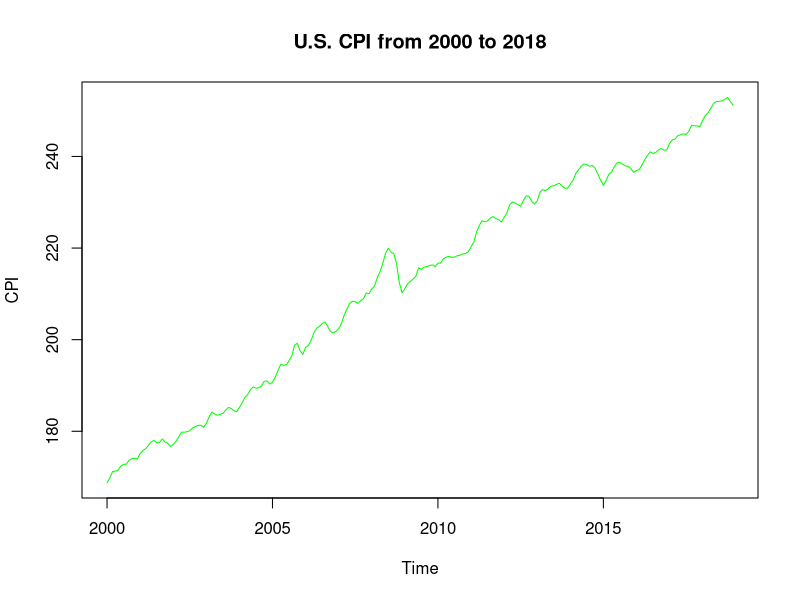
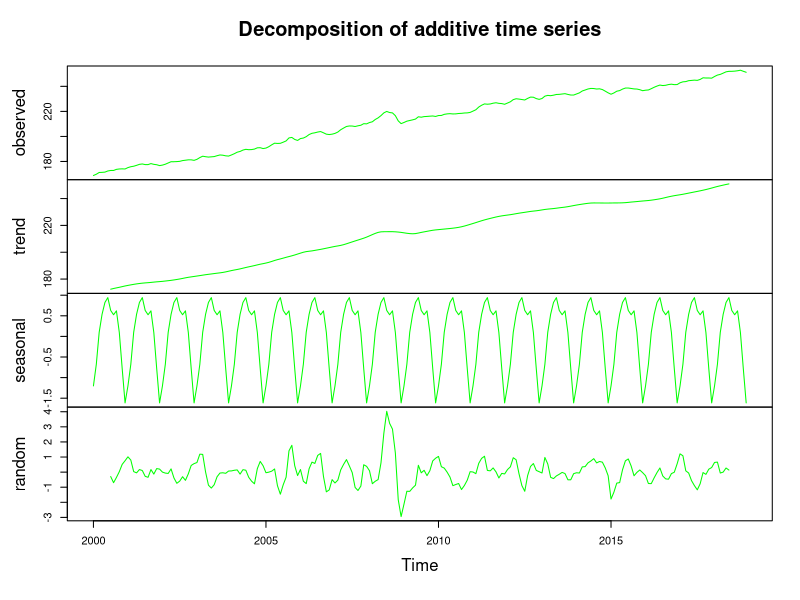
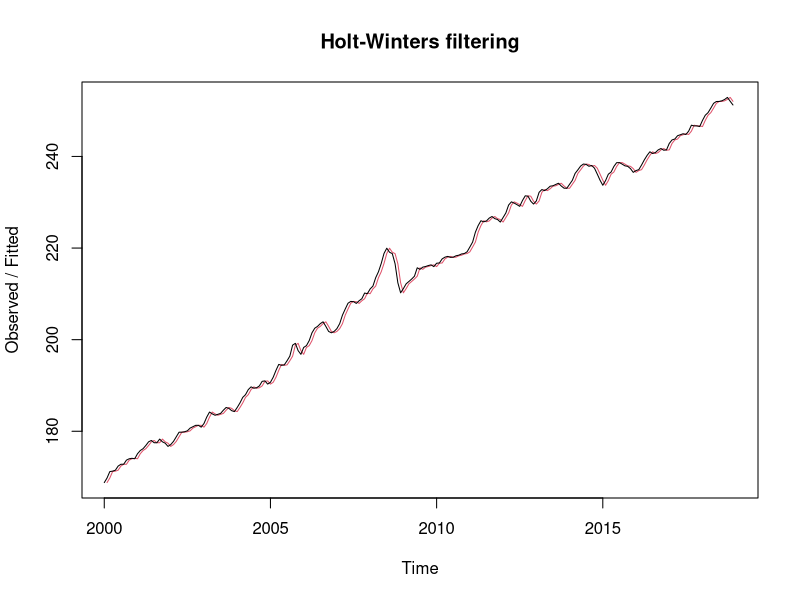
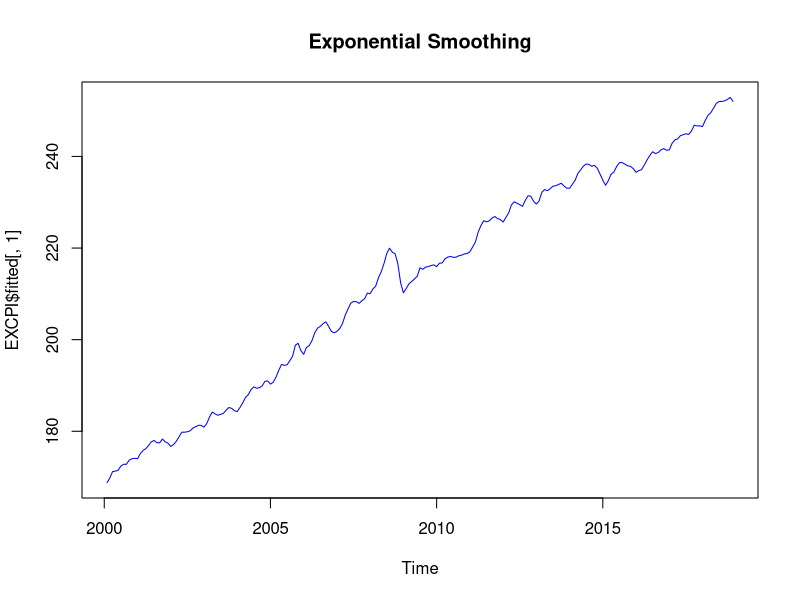
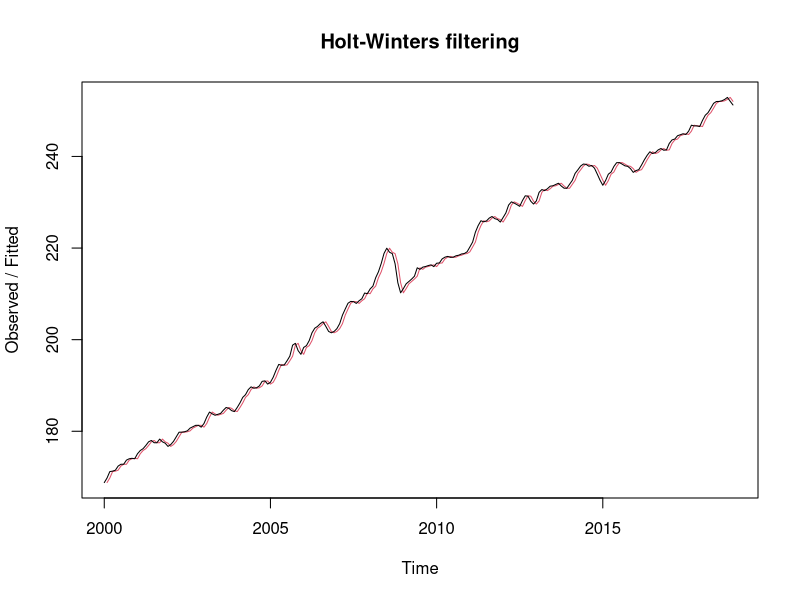
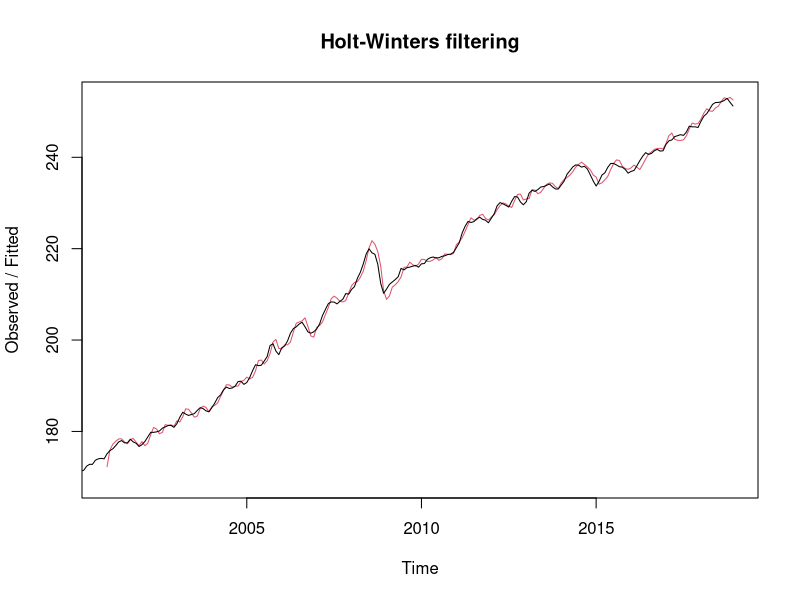
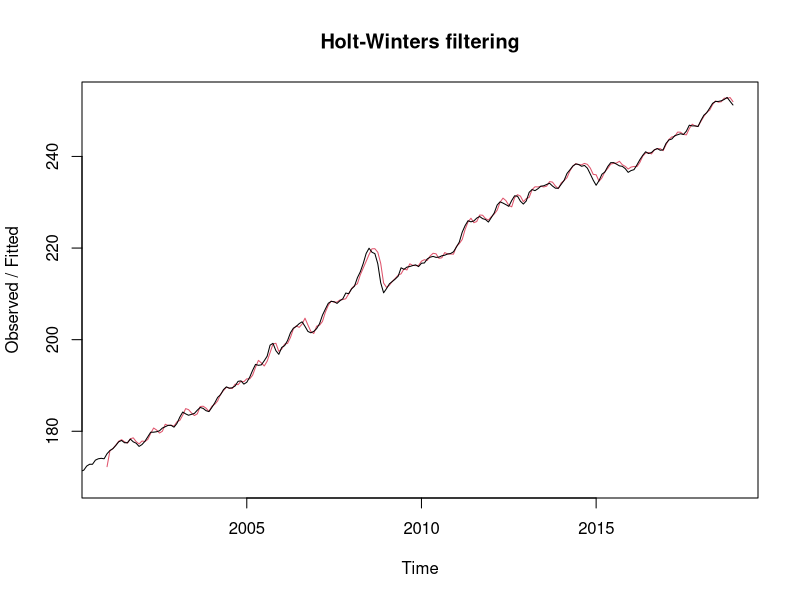

The R script that drew these images, in order: (Note: this script raises an error after producing the figures.)
## ---- chunk 1
knitr::opts_chunk$set(echo = TRUE)
## ---- chunk 2
setwd("~/Documents/MA362/Datasets")
dir()
CPI=read.table("U.S. cpi.csv", sep=",",header=T)
CPI
head(CPI)
attach(CPI)
CPI$CPIAUCNS
CPI$DATE

#Use all but the last full cycle as your train dataset and keep last full cycle as your test dataset
dim(CPI)
CPI
TrainCPI = CPI[1:228,] #2000 to end of 2018
TrainCPI
TestCPI = CPI[229:240,] #2019 (last cycle)
TestCPI

## ---- chunk 3
#Let's first decompose the powerload time series and check the components. To begin, we must specify aspects of the time series to R, and create a timeseries variable using the TTR package's ts() function
require(TTR)
TSCPI = ts(TrainCPI$CPIAUCNS, frequency = 12, start=c(2000))
plot(TSCPI, ylab = "CPI", col = "green", main = "U.S. CPI from 2000 to 2018")
TSCPI

#Observations: we see an increasing trend and peaks during the summer months especially  jul-,august. We can also see valleys in the winter Months, namely december and january.
#Decomposing the time series
DecomTSCPI = decompose(TSCPI)
DecomTSCPI
plot(DecomTSCPI, col = "green",)

#In the above plot we can see the original time series (top / 1), extracted trend (2), extracted seasonal variation (3), and random residuals (bottom / 4)
#we can now see the increasing trend clearly. we can also clearly see the quarterly changes that we noted previously in detail

## ---- chunk 4

#Apply exponential smoothing, Holt Winters, and Time Series Regression approaches for forecasting for another year. 
#we are going to use "Exponential smoothing" into the PowerLoad dataset. We will be using an exponential smoothing constant of 0.7. We will use the function HoltWinters() for exponential smoothing, with only alpha = exponential smoothing constant, so we need to set beta=FALSE, gamma=FALSE

EXCPI = HoltWinters(TSCPI, alpha = NULL, beta = FALSE, gamma = FALSE)
EXCPI
plot(EXCPI)

EXCPIFt=rep(251.233, 12)

EXCPI$fitted[,1]
EXCPI$fitted
plot(EXCPI$fitted[,1],col="blue", main="Exponential Smoothing")
plot(EXCPI) 

#Let's calculate the forecast accuracy of Exponential Smoothing Model.
#We need the actual values yt
#Also need the forecasted(predicted) values Ft

#Enter Actual future values into a column
TestCPI
yt=c(TestCPI$CPIAUCNS)
yt

#Enter forecasted values into a column
Ft=c(EXCPIFt)
Ft

#Let's calculate MAD 

MAD=(mean(abs(yt-Ft)))
MAD

#Let's calculate MAPE
MAPE=(sum(abs((yt-Ft)/yt)))*100/12
MAPE
#Let's calculate RMSE
RMSE=sqrt((sum((yt-Ft)^2))/12)
RMSE

## ---- chunk 5
#HoltWinters Smoothing Technique
#This is an extension of Exponential Smoothing which emphasize both trend and seasonal variation appropriately.
# We will be using the HoltWinters() function and now with values for all alpha, beta, and gamma to denote the exponential smoothing constant, trend constant and the constant for seasonality.

HWCPI=HoltWinters(TSCPI, alpha=0.7, beta=0.5, gamma=0.5)
HWCPI
plot(HWCPI)


HWCPI1=HoltWinters(TSCPI, alpha=NULL, beta=NULL, gamma=NULL)
HWCPI1
plot(HWCPI1)
#we can see that the optimized values for holt winters are as follows: alpha = 0.9758161, beta = 0, gamma = 1

#In order to forecast time values using HoltWinters we need to install and load the forecast package.
#Load the package
require(forecast)
#pass the holtwinters model and h=how many future forecasts you need
HWFt=forecast(HWCPI1, h=12)
HWFt


#Let's calculate the forecast accuracy of HoltWinters Forecating Model.
#We need the actual values yt
#Also need the forecasted(predicted) values Ft

#Enter Actual future values into a column
TestCPI
yt=c(TestCPI$CPIAUCNS)
yt

#Enter forecasted values into a column
Ft=c(HWFt$mean)
Ft

#Let's calculate MAD 
MAD=(sum(abs(yt-Ft)))/12
MAD
#Let's calculate MAPE
MAPE=(sum(abs((yt-Ft)/yt)))*100/12
MAPE
#Let's calculate RMSE
RMSE=sqrt((sum((yt-Ft)^2))/12)
RMSE


## ---- chunk 6

CPI
TSCPI
Month=rep(1:12) #need to make a new variable with months going 1-12 for regression factor variable
Month
Time1=(1:12) #need to make time variable which is easy to read for regression approach
Time1

CPI19=CPI[229:240,]
CPI19
CPI19$Month=Month
CPI19$Time=Time1
CPI19


RegCPI = lm(CPI19$CPIAUCNS~CPI19$DATE+as.factor(CPI19$Month), data=CPI19)
summary(RegPL)

#Next we will predict/forecast CPI for 2019's 12 months t will go from 229 to 240 for 2019 month 1-12


RegFt=predict(RegCPI, newdata=data.frame(t, as.factor(Month1))) #use test dataset here
RegFt #these are the forecasted values for the 4 quarters of 2010
#the actual future power load values are given in the example #1 in the last handout
yt=c(TestCPI$CPIAUCNS)
yt


RegMAD = mean(abs(yt-RegFt))
RegMAD

RegMAPE=mean(abs((yt-RegFt)/yt))*100
RegMAPE

RegRMSE = sqrt(mean((yt-RegFt)^2))
RegRMSE

plot(EXCPI)
plot(HWCPI)
plot((RegCPI$fitted.values), pch="16")


TSReg=ts(RegCPI$fitted.values, frequency = 12, start=c(2000))
EXTS=ts(EXCPI$fitted[,1], frequency = 12, start=c(2000))
plot(EXTS,col="blue")
plot(TSReg, col="green", main="Time Series Regression Plot");lines(CPI$CPIAUCNS)

plot(EXCPI$fitted[,1],col="blue")
plot(HWCPI, col="red")
plot(TSReg)


EXCPI$fitted
plot(HWCPI1, main="All 3 Forecasts");lines(EXCPI$fitted[, 1],col="blue");lines(TSReg, col="green");legend("bottomright", legend =c("HoltWinters", "Exponential Smoothing", "TSRegression"),col=c("red", "blue", "green"), pch=c(16,16,16))


